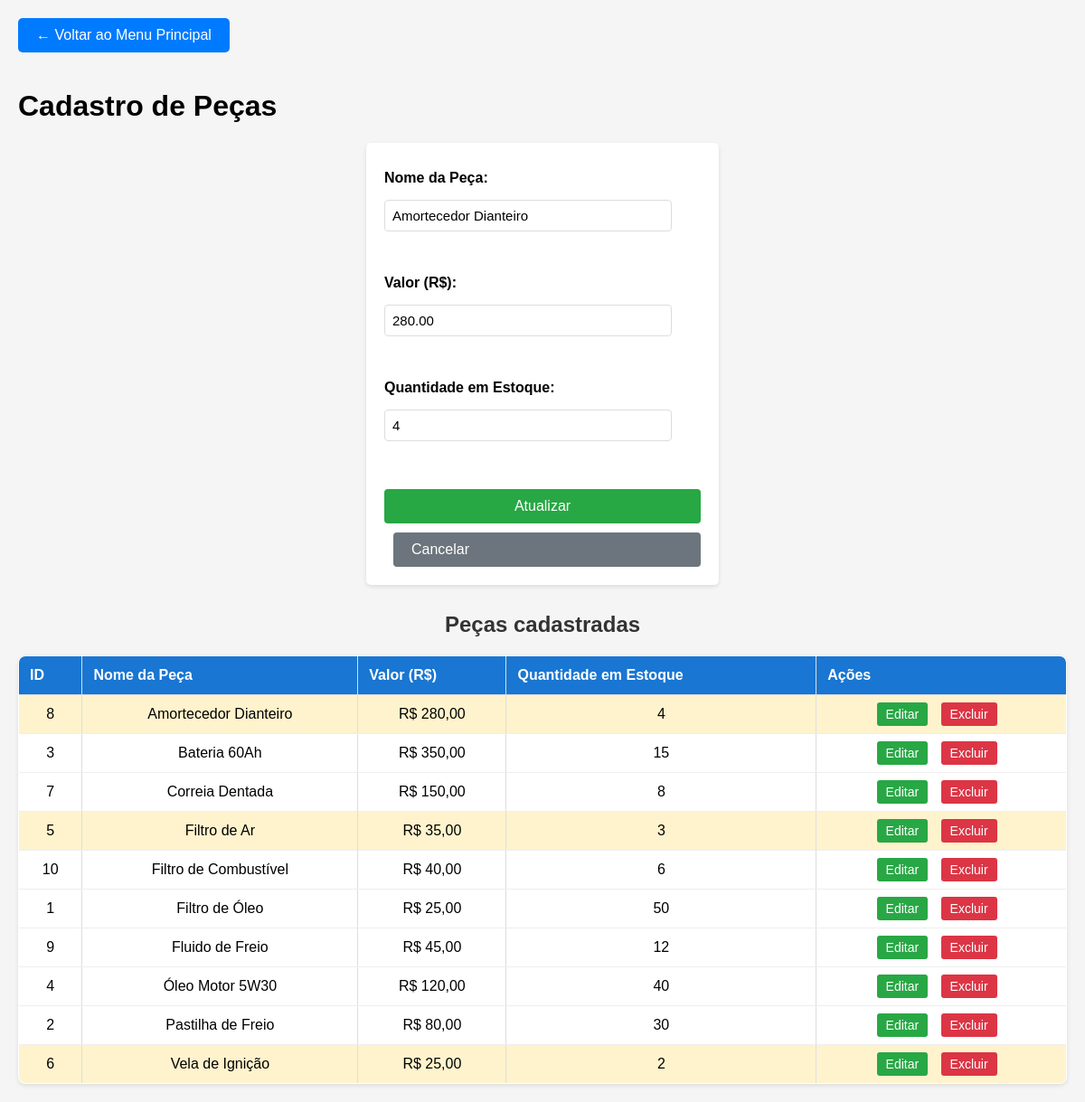
The page /view/indexP.php?edit=8 on the database its author committed.
### tables this page shows
CREATE TABLE PECA (
    ID_PECA INT AUTO_INCREMENT PRIMARY KEY,
    NOME_PECA VARCHAR(100),
    VALOR_PECA DECIMAL(10,2),
    QUANTIDADE_ESTOQUE INT DEFAULT 0
);

### model/Connection.php (called while the page is built)
<?php
class Connection {
    private static $instance = null;
    public static function getInstance() {
        if (!self::$instance) {
            try {
                $host = 'localhost';
                $dbname = 'OFICINA';
                $user = 'root';
                $pass = 'Charlo2025@';
                self::$instance = new PDO(
                    "mysql:host=$host;dbname=$dbname;charset=utf8mb4",
                    $user,
                    $pass
                );
                self::$instance->setAttribute(PDO::ATTR_ERRMODE, PDO::ERRMODE_EXCEPTION);
            } catch (PDOException $e) {
                die("Erro ao conectar ao MySQL: " . $e->getMessage());
            }
        }
        return self::$instance;
    }
}
?>

### controller/PecaController.php (called while the page is built, shortened)
<?php
require_once __DIR__ . '/../model/PecaDAO.php';
require_once __DIR__ . '/../model/Peca.php';
class PecaController {
    private $dao;
    public function __construct() {
        $this->dao = new PecaDAO();
    }
    public function listar() {
        return $this->dao->listar();
    }
    public function buscarPorId($id) {
        return $this->dao->buscarPorId($id);
    }
}

### model/PecaDAO.php (called while the page is built, shortened)
<?php
require_once __DIR__ . '/Connection.php';
require_once __DIR__ . '/Peca.php';
class PecaDAO {
    private $conn;
    public function __construct() {
        $this->conn = Connection::getInstance();
    }
    public function listar() {
        try {
            $sql = "SELECT * FROM PECA ORDER BY NOME_PECA";
            $stmt = $this->conn->query($sql);
            $lista = [];
            while ($row = $stmt->fetch(PDO::FETCH_ASSOC)) {
                $lista[] = new Peca(
                    $row['NOME_PECA'],
                    $row['VALOR_PECA'],
                    $row['QUANTIDADE_ESTOQUE'],
                    0,
                    null,
                    null,
                    'ativo',
                    $row['ID_PECA']
                );
            }
            return $lista;
        } catch (PDOException $e) {
            throw new Exception("Erro ao listar peças: " . $e->getMessage());
        }
    }
    public function buscarPorId($id) {
        try {
            $sql = "SELECT * FROM PECA WHERE ID_PECA = ?";
            $stmt = $this->conn->prepare($sql);
            $stmt->execute([$id]);
            $row = $stmt->fetch(PDO::FETCH_ASSOC);
            return new Peca(
                $row['NOME_PECA'],
                $row['VALOR_PECA'],
                $row['QUANTIDADE_ESTOQUE'],
                0,
                null,
                null,
                'ativo',
                $row['ID_PECA']
            );
        } catch (PDOException $e) {
            throw new Exception("Erro ao buscar peça: " . $e->getMessage());
        }
    }
}

### model/Peca.php (called while the page is built, shortened)
<?php
class Peca {
    private $id;
    private $nomePeca;
    private $valorPeca;
    private $quantidadeEstoque;
    public function __construct($nomePeca, $valorPeca, $quantidadeEstoque = 0, $quantidadeMinima = 5, $fornecedor = null, $descricao = null, $statusPeca = 'ativo', $id = null) {
        $this->id = $id;
        $this->nomePeca = $nomePeca;
        $this->valorPeca = $valorPeca;
        $this->quantidadeEstoque = $quantidadeEstoque;
    }
    public function getId() { return $this->id; }
    public function getNomePeca() { return $this->nomePeca; }
    public function getValorPeca() { return $this->valorPeca; }
    public function getQuantidadeEstoque() { return $this->quantidadeEstoque; }
}

### view/indexP.php (the view, shortened to what this page needs)
<?php
require_once __DIR__ . '/../Controller/PecaController.php';
$controller = new PecaController();
$pecaEditando = null;
if (isset($_GET['edit'])) {
    $pecaEditando = $controller->buscarPorId($_GET['edit']);
}
$lista = $controller->listar();
?>
<!DOCTYPE html>
<html lang="pt-br">
<head>
    <link rel="stylesheet" href="style.css">
</head>
<body>
<div class="header">
    <a href="index.php">← Voltar ao Menu Principal</a>
    <h1>Cadastro de Peças</h1>
</div>
<form method="POST" id="formPeca">
    <label>Nome da Peça:</label>
    <input type="text" name="nome_peca" id="nome_peca"
           value="<?= $pecaEditando ? htmlspecialchars($pecaEditando->getNomePeca()) : '' ?>" required><br>
    <label>Valor (R$):</label>
    <input type="number" name="valor_peca" id="valor_peca" step="0.01" min="0"
           value="<?= $pecaEditando ? htmlspecialchars($pecaEditando->getValorPeca()) : '' ?>" required><br>
    <label>Quantidade em Estoque:</label>
    <input type="number" name="quantidade_estoque" id="quantidade_estoque" min="0"
           value="<?= $pecaEditando ? htmlspecialchars($pecaEditando->getQuantidadeEstoque()) : '0' ?>" required><br>
    <button type="submit" name="acao" value="<?= $pecaEditando ? 'editar' : 'salvar' ?>">
        <?= $pecaEditando ? 'Atualizar' : 'Salvar' ?>
    </button>
    <?php if ($pecaEditando): ?>
        <a href="indexP.php" class="btn-cancelar">Cancelar</a>
    <?php endif; ?>
</form>
<h2>Peças cadastradas</h2>
<?php if (empty($lista)): ?>
    <p>Nenhuma peça cadastrada ainda.</p>
<?php else: ?>
    <table border="1">
        <tr>
            <th>ID</th>
            <th>Nome da Peça</th>
            <th>Valor (R$)</th>
            <th>Quantidade em Estoque</th>
            <th>Ações</th>
        </tr>
        <?php foreach ($lista as $p): ?>
        <tr class="<?= $p->getQuantidadeEstoque() <= 5 ? 'estoque-baixo' : '' ?>">
            <td><?= htmlspecialchars($p->getId()) ?></td>
            <td><?= htmlspecialchars($p->getNomePeca()) ?></td>
            <td>R$ <?= number_format($p->getValorPeca(), 2, ',', '.') ?></td>
            <td><?= htmlspecialchars($p->getQuantidadeEstoque()) ?></td>
            <td class="acoes">
                <a href="?edit=<?= $p->getId() ?>" class="btn-editar">Editar</a>
                <a href="?delete=<?= $p->getId() ?>" class="btn-excluir"
                   onclick="return confirm('Tem certeza que deseja excluir esta peça?');">Excluir</a>
            </td>
        </tr>
        <?php endforeach; ?>
    </table>
<?php endif; ?>
</body>
</html>

### view/style.css (style rules this page uses)
body { margin: 0; font-family: Arial, Helvetica, sans-serif; background: #f2f2f2; }
h2, h3 { text-align: center; margin-top: 20px; color: #333; }
form { width: 350px; margin: 20px auto; padding: 20px; background: white; border-radius: 8px; box-shadow: 0px 0px 10px #0002; display: flex; flex-direction: column; gap: 10px; }
form input { padding: 10px; border: 1px solid #ccc; border-radius: 6px; font-size: 15px; }
button { padding: 10px; background: #1976D2; color: white; border: none; border-radius: 6px; cursor: pointer; font-size: 16px; transition: 0.2s; }
table { width: 90%; margin: 20px auto; border-collapse: collapse; background: white; border-radius: 8px; overflow: hidden; box-shadow: 0px 0px 10px #0002; }
table th { background: #1976D2; color: white; padding: 12px; }
table td { padding: 12px; text-align: center; border-bottom: 1px solid #eee; }

### view/indexP.php (style rules this page uses)
body { font-family: Arial, sans-serif; margin: 20px; background: #f5f5f5; }
.header { margin-bottom: 20px; }
.header a { display: inline-block; padding: 10px 20px; background: #007bff; color: white; text-decoration: none; border-radius: 5px; margin-bottom: 20px; }
form { margin-bottom: 30px; padding: 20px; background: white; border-radius: 5px; box-shadow: 0 2px 5px rgba(0,0,0,0.1); }
label { display: block; margin-top: 10px; font-weight: bold; }
input[type="text"], input[type="number"] { width: 300px; padding: 8px; margin-top: 5px; border: 1px solid #ddd; border-radius: 4px; }
button { margin-top: 15px; padding: 10px 20px; background: #007bff; color: white; border: none; border-radius: 4px; cursor: pointer; }
button[value="editar"] { background: #28a745; }
.btn-cancelar { background: #6c757d; margin-left: 10px; display: inline-block; padding: 10px 20px; text-decoration: none; color: white; border-radius: 4px; }
table { width: 100%; border-collapse: collapse; margin-top: 20px; background: white; box-shadow: 0 2px 5px rgba(0,0,0,0.1); }
th, td { padding: 12px; text-align: left; border: 1px solid #ddd; }
th { background-color: #f2f2f2; font-weight: bold; }
.acoes a { margin-right: 10px; padding: 5px 10px; text-decoration: none; border-radius: 3px; font-size: 14px; }
.btn-editar { background: #28a745; color: white; }
.btn-excluir { background: #dc3545; color: white; }
.estoque-baixo { background-color: #fff3cd; }

### rows shown on the page
peca: nome_peca "Amortecedor Dianteiro", valor_peca "280.00", quantidade_estoque "4", ID_PECA "8", NOME_PECA "Amortecedor Dianteiro", VALOR_PECA "280,00", QUANTIDADE_ESTOQUE "4"
peca: ID_PECA "3", NOME_PECA "Bateria 60Ah", VALOR_PECA "350,00", QUANTIDADE_ESTOQUE "15"
peca: ID_PECA "7", NOME_PECA "Correia Dentada", VALOR_PECA "150,00", QUANTIDADE_ESTOQUE "8"
peca: ID_PECA "5", NOME_PECA "Filtro de Ar", VALOR_PECA "35,00", QUANTIDADE_ESTOQUE "3"
peca: ID_PECA "10", NOME_PECA "Filtro de Combustível", VALOR_PECA "40,00", QUANTIDADE_ESTOQUE "6"
peca: ID_PECA "1", NOME_PECA "Filtro de Óleo", VALOR_PECA "25,00", QUANTIDADE_ESTOQUE "50"
peca: ID_PECA "9", NOME_PECA "Fluido de Freio", VALOR_PECA "45,00", QUANTIDADE_ESTOQUE "12"
peca: ID_PECA "4", NOME_PECA "Óleo Motor 5W30", VALOR_PECA "120,00", QUANTIDADE_ESTOQUE "40"
peca: ID_PECA "2", NOME_PECA "Pastilha de Freio", VALOR_PECA "80,00", QUANTIDADE_ESTOQUE "30"
peca: ID_PECA "6", NOME_PECA "Vela de Ignição", VALOR_PECA "25,00", QUANTIDADE_ESTOQUE "2"
